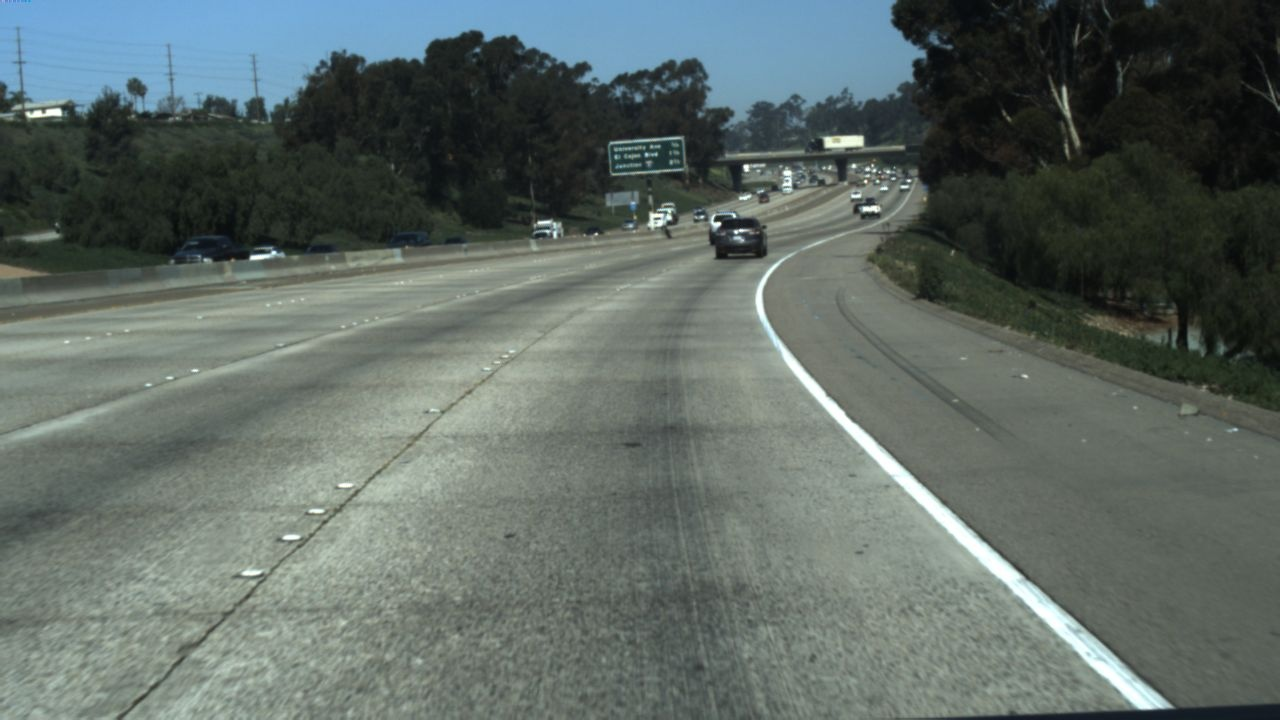
#> input picture test1.jpg, 1280 x 720 px
$ jupyter execute testing.ipynb
#> lines starting #> are read from the running program, lines starting #| are printed output that depends on the picture; after the words box and inside, x2 and y2 are one past the last pixel; in counts of white or black regions, pixels touching at a corner belong together
[cell 1]
import cv2
import numpy as np

img = "test1.jpg"

pic = cv2.imread(img, 1)
#> pic is the input picture: shape (720, 1280, 3); mean B, G, R 101, 105.5, 94.4

Ig_pic = cv2.cvtColor(pic, cv2.COLOR_BGR2GRAY)
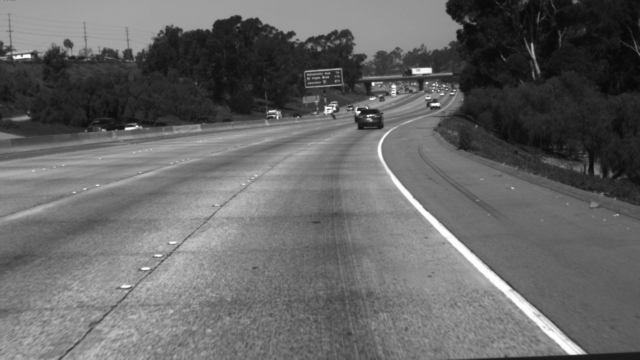
#> Ig_pic: shape (720, 1280) (shown at 1/2 size); min 6, max 255, mean 101.7

hsv = cv2.cvtColor(pic, cv2.COLOR_RGB2HSV)
#> hsv: shape (720, 1280, 3); mean H, S, V 56.3, 37.3, 108.6

g = cv2.GaussianBlur(hsv,(5,5),0)
#> g: shape (720, 1280, 3); mean H, S, V 56.3, 37.3, 108.6

step3 = cv2.imread(img, 1)

lower_yellow = np.array([95, 50, 0], dtype = "uint8")
upper_yellow = np.array([110, 150, 255], dtype="uint8")

lower_white = np.array([0, 0, 180], dtype = "uint8")
upper_white = np.array([100, 30, 255], dtype="uint8")

mask_yellow = cv2.inRange(hsv, lower_yellow, upper_yellow)
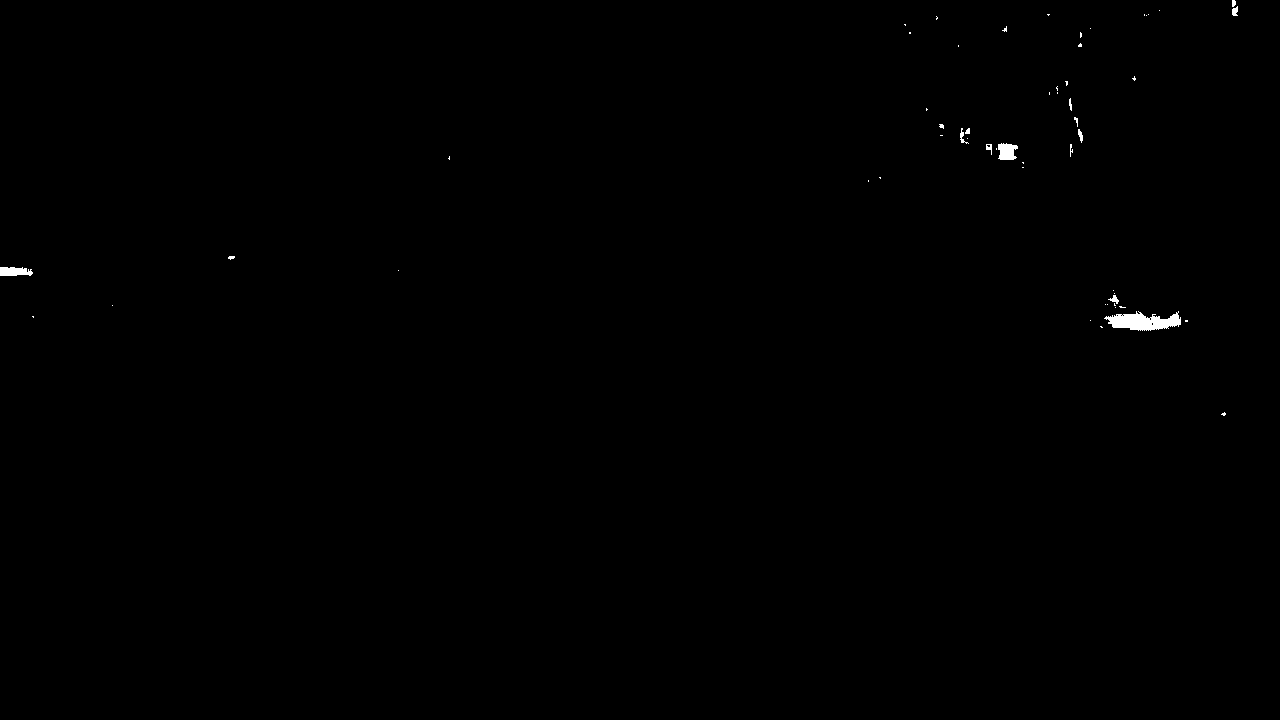
#> mask_yellow: shape (720, 1280); 0.22% white; 56 white regions (42 under 20 px), largest, box (x1, y1, x2, y2) and area: (1104, 311, 1181, 331) 945, (998, 143, 1018, 160) 265, (0, 267, 33, 276) 247
mask_white = cv2.inRange(hsv, lower_white, upper_white)
#> mask_white: shape (720, 1280); 1.8% white; 405 white regions (331 under 20 px), largest, box (x1, y1, x2, y2) and area: (777, 339, 1153, 709) 6940, (359, 463, 425, 502) 954, (308, 507, 373, 571) 819
mask_yw = cv2.bitwise_or(mask_white, mask_yellow)
#> mask_yw: shape (720, 1280); 2% white; 461 white regions (373 under 20 px), largest, box (x1, y1, x2, y2) and area: (777, 339, 1153, 709) 6940, (359, 463, 425, 502) 954, (1104, 311, 1181, 331) 945
step3 = cv2.bitwise_and(Ig_pic, mask_yw)

edges = cv2.Canny(step3,50,150)
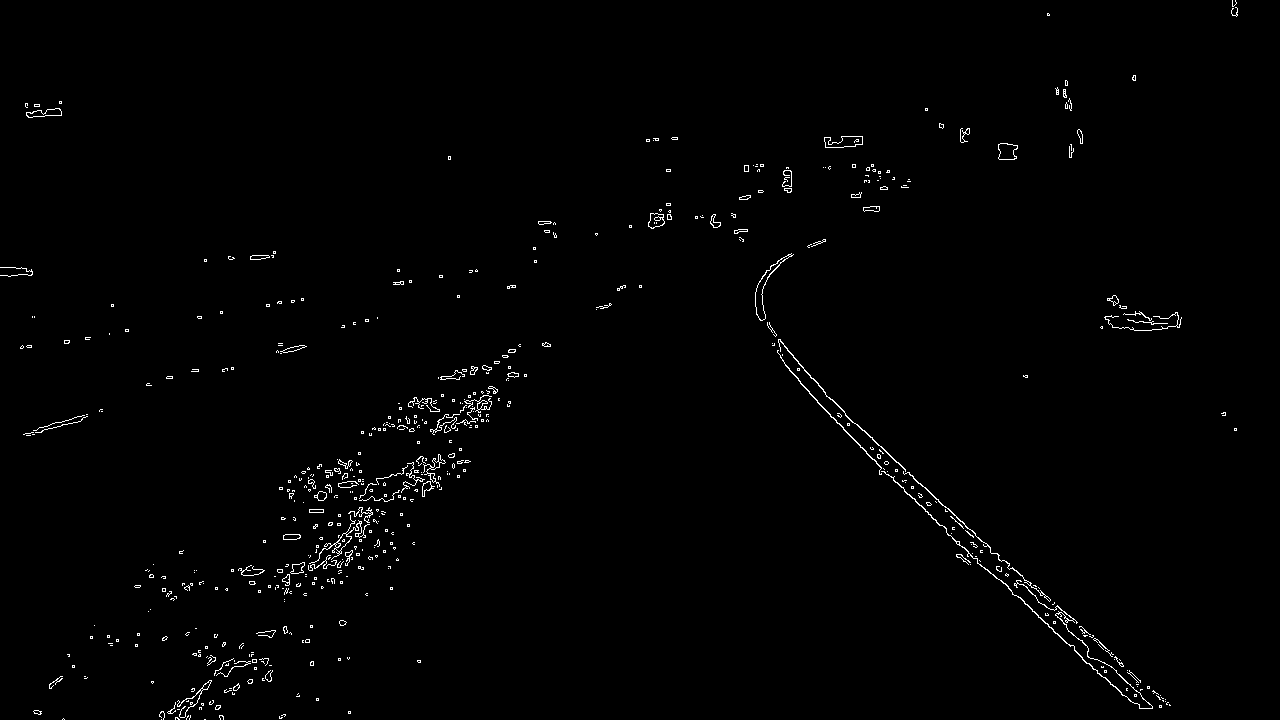
#> edges: shape (720, 1280); 0.98% white in thin lines or dots

def rio(edges):
    height_factor = 2.8

    top_w_r = 60

    top_w_l = 120

    bottom_w_r = 580

    bottom_w_l = 600

    a1 = np.array( [[[0 ,0], [0 ,np.round(edges.shape[0]/height_factor)], [edges.shape[1],np.round(edges.shape[0]/height_factor)],[edges.shape[1],0] ]], dtype=np.int32 )

    cv2.fillPoly( edges, a1, 0)


    a2 = np.array( [[[0 ,np.round(edges.shape[0]/height_factor)], [0 ,edges.shape[0]], [np.round(edges.shape[1]/2) - bottom_w_r   ,edges.shape[0]], [np.round(edges.shape[1]/2) - top_w_r   ,np.round(edges.shape[0]/height_factor)]]], dtype=np.int32 )

    cv2.fillPoly( edges, a2, 0)


    a3 = np.array( [[[np.round(edges.shape[1]/2) + top_w_l   ,np.round(edges.shape[0]/height_factor)], [np.round(edges.shape[1]/2) + bottom_w_l    ,edges.shape[0]], [edges.shape[1],edges.shape[0]], [edges.shape[1],np.round(edges.shape[0]/height_factor)]]], dtype=np.int32 )

    cv2.fillPoly( edges, a3, 0)

    return edges, a1, a2, a3

edges, a1, a2, a3 = rio(edges)
#> a1 = [[0, 0], [0, 257], [1280, 257], [1280, 0]]; a2 = [[0, 257], [0, 720], [60, 720], [580, 257]]; a3 = [[760, 257], [1240, 720], [1280, 720], [1280, 257]]

cv2.line(edges,tuple(a2[0, 2]), tuple(a2[0, 3]),255,2)

cv2.line(edges,tuple(a3[0, 0]), tuple(a3[0, 1]),255,2)

cv2.line(edges,tuple(a2[0, 3]), tuple(a3[0, 0]),255,2)
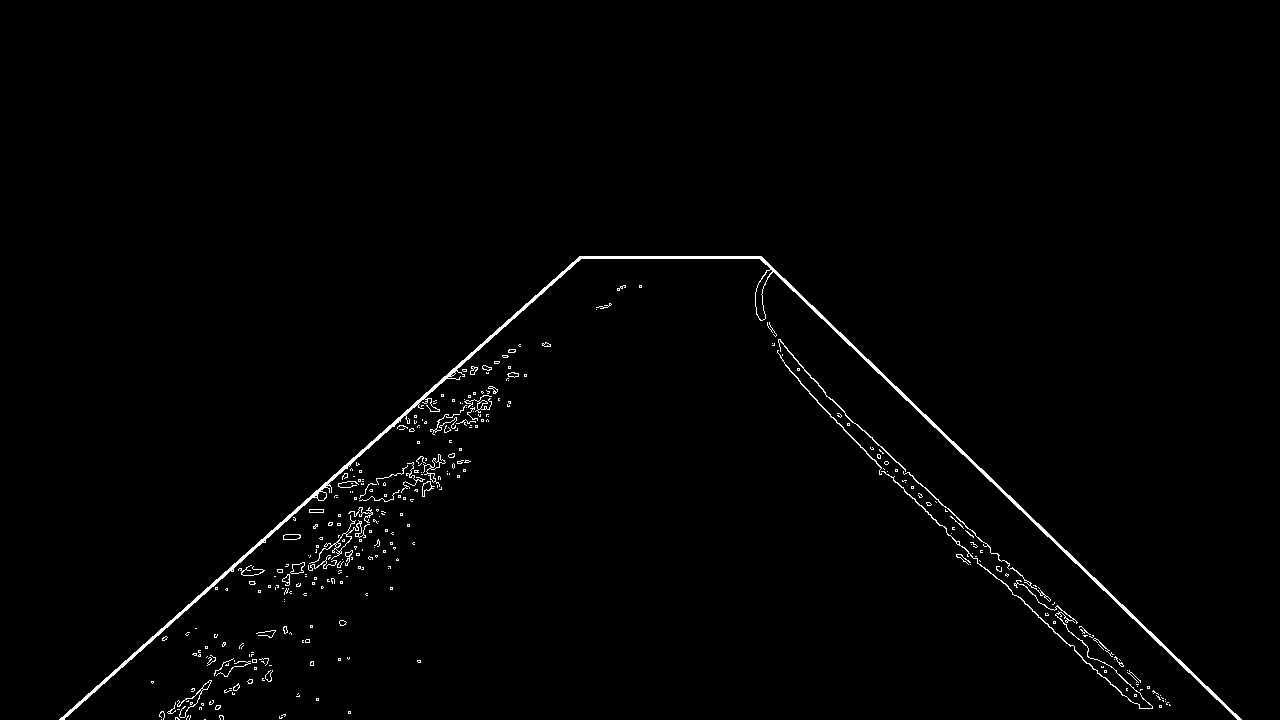
#> edges: shape (720, 1280); 1.2% white in thin lines or dots, all inside (x1, y1, x2, y2) = (59, 256, 1242, 720)

cv2.imwrite('test1_test.jpg', edges)
#> Out = True

$ run again, with test10.jpg copied over test1.jpg
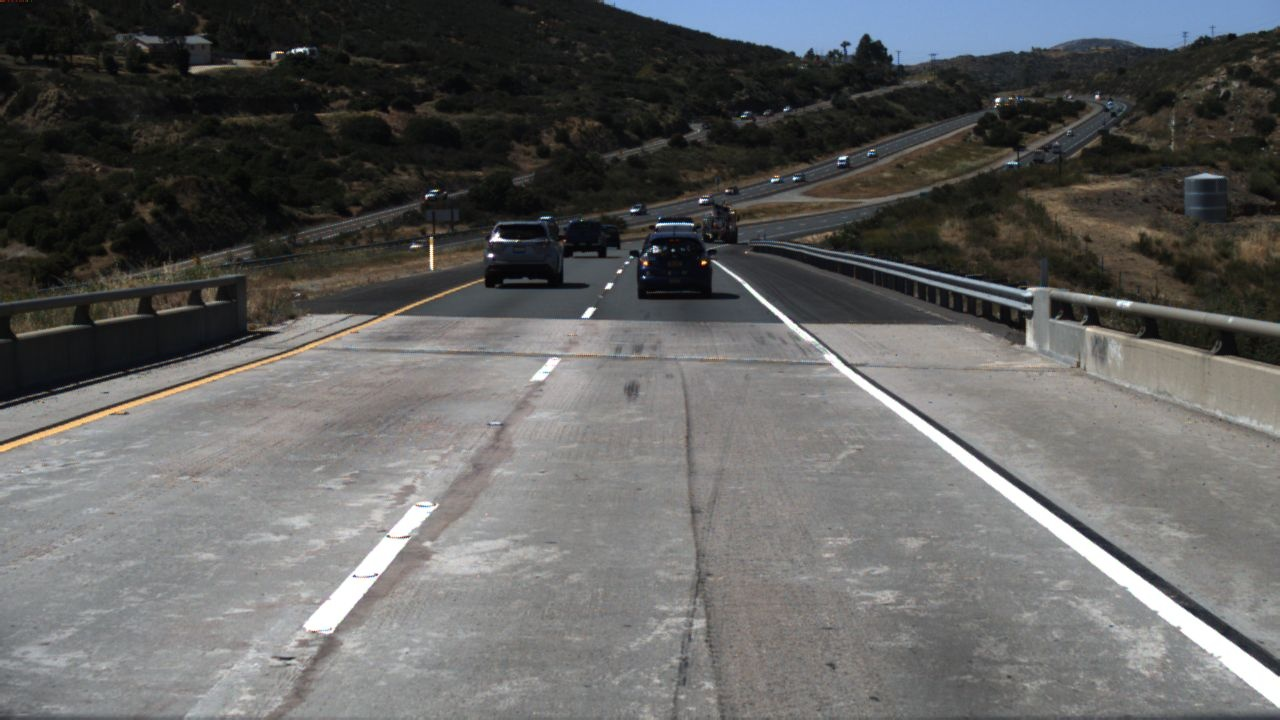
#> input picture test10.jpg, 1280 x 720 px
#> pic is the input picture: shape (720, 1280, 3); mean B, G, R 96, 96.9, 96.9
#> hsv: shape (720, 1280, 3); mean H, S, V 70.5, 29, 100.8
#> g: shape (720, 1280, 3); mean H, S, V 70.5, 29, 100.8
#> `mask_yellow = cv2.inRange(hsv, lower_yellow, upper_yellow)`:
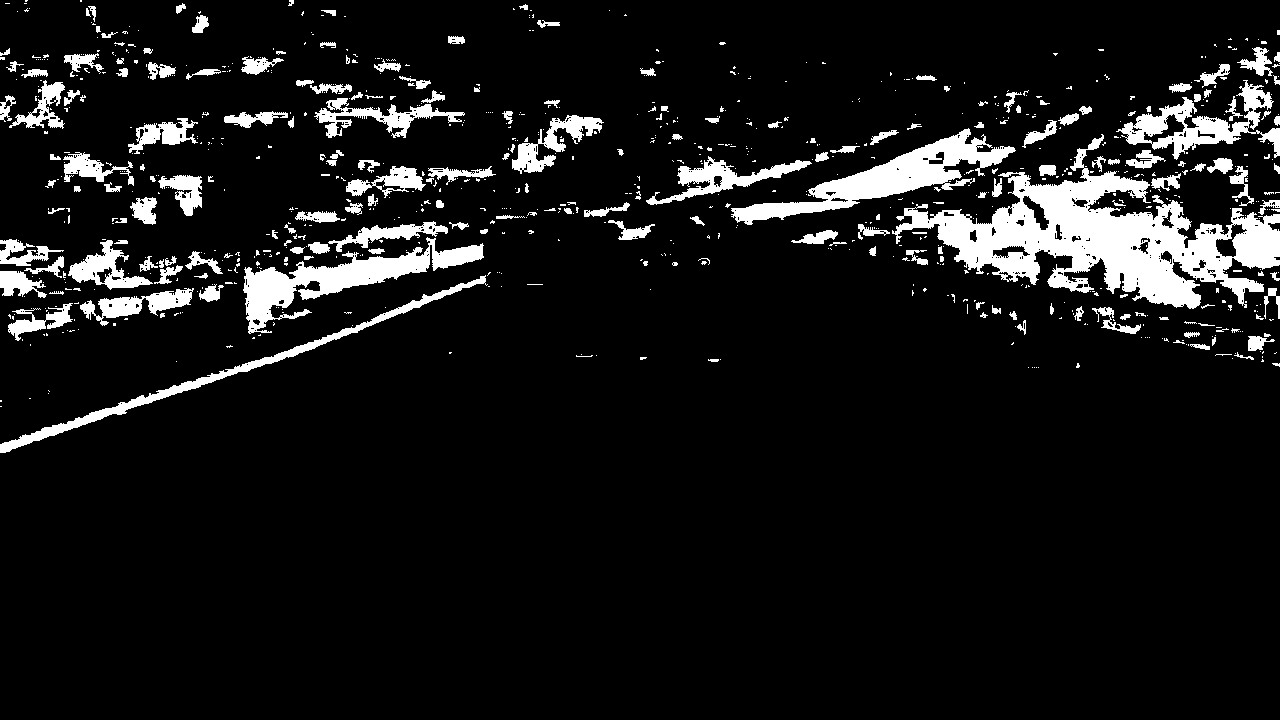
#> mask_yellow: shape (720, 1280); 9% white; 856 white regions (657 under 20 px), largest, box (x1, y1, x2, y2) and area: (892, 134, 1280, 309) 24108, (731, 128, 1016, 225) 7133, (243, 237, 484, 334) 6502
#> mask_white: shape (720, 1280); 1.9% white; 379 white regions (311 under 20 px), largest, box (x1, y1, x2, y2) and area: (864, 379, 1280, 708) 7881, (304, 533, 411, 632) 2322, (430, 539, 508, 574) 1152
#> mask_yw: shape (720, 1280); 10.9% white; 1231 white regions (964 under 20 px), largest, box (x1, y1, x2, y2) and area: (892, 134, 1280, 309) 24108, (864, 379, 1280, 708) 7881, (731, 128, 1016, 225) 7133
#> `edges, a1, a2, a3 = rio(edges)`: a1 = [[0, 0], [0, 257], [1280, 257], [1280, 0]]; a2 = [[0, 257], [0, 720], [60, 720], [580, 257]]; a3 = [[760, 257], [1240, 720], [1280, 720], [1280, 257]]
#> `cv2.line(edges,tuple(a2[0, 3]), tuple(a3[0, 0]),255,2)`:
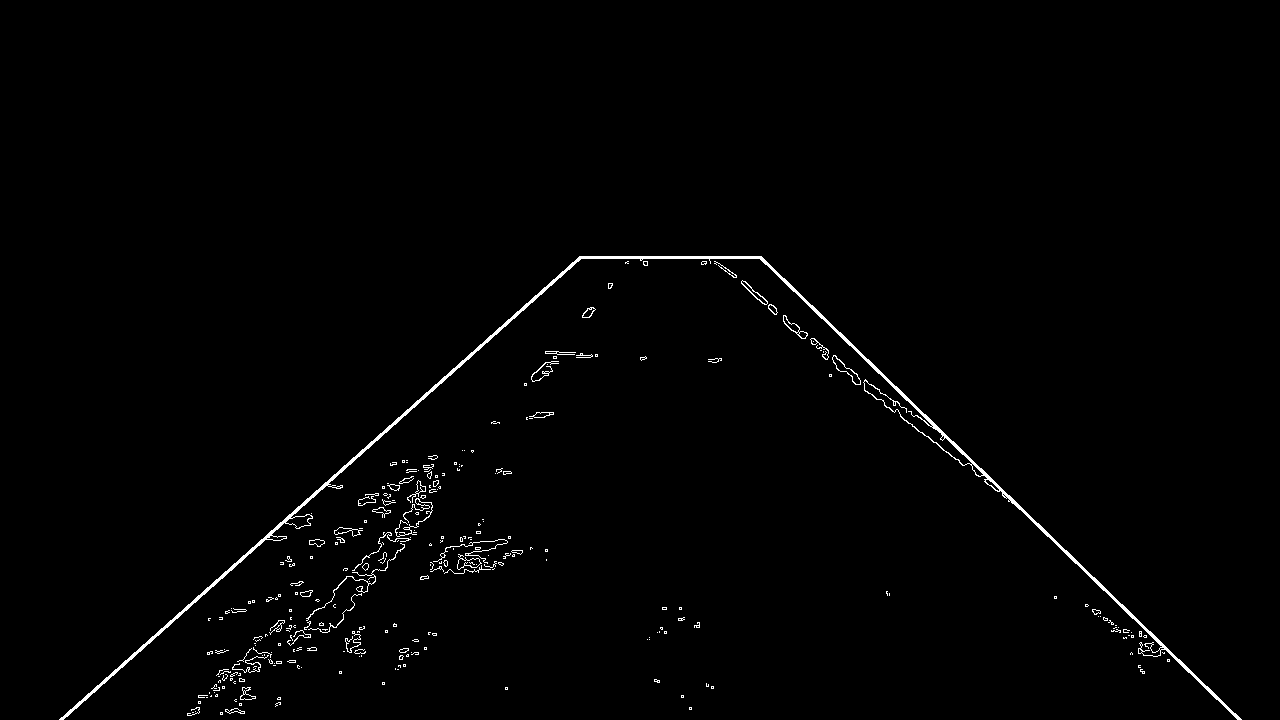
#> edges: shape (720, 1280); 1.1% white in thin lines or dots, all inside (x1, y1, x2, y2) = (59, 256, 1242, 720)
#> Out = True
